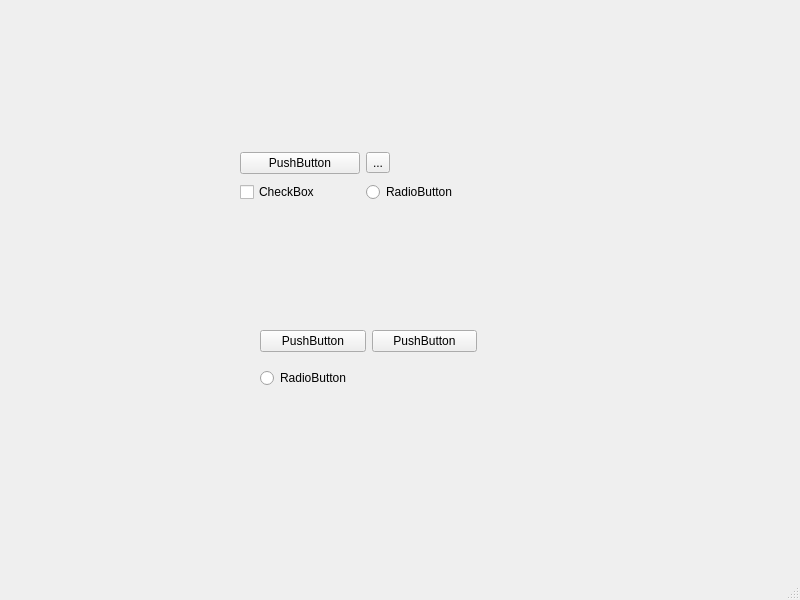
<?xml version="1.0" encoding="UTF-8"?>
<ui version="4.0">
 <class>MainWindow</class>
 <widget class="QMainWindow" name="MainWindow">
  <property name="geometry">
   <rect>
    <x>0</x>
    <y>0</y>
    <width>800</width>
    <height>600</height>
   </rect>
  </property>
  <property name="windowTitle">
   <string>MainWindow</string>
  </property>
  <widget class="QWidget" name="centralwidget">
   <widget class="QWidget" name="gridLayoutWidget">
    <property name="geometry">
     <rect>
      <x>260</x>
      <y>320</y>
      <width>217</width>
      <height>80</height>
     </rect>
    </property>
    <layout class="QGridLayout" name="gridLayout_2">
     <item row="0" column="0">
      <widget class="QPushButton" name="pushButton_2">
       <property name="text">
        <string>PushButton</string>
       </property>
      </widget>
     </item>
     <item row="0" column="1">
      <widget class="QPushButton" name="pushButton_3">
       <property name="text">
        <string>PushButton</string>
       </property>
      </widget>
     </item>
     <item row="1" column="0" colspan="2">
      <widget class="QRadioButton" name="radioButton_2">
       <property name="text">
        <string>RadioButton</string>
       </property>
      </widget>
     </item>
    </layout>
   </widget>
   <widget class="QWidget" name="">
    <property name="geometry">
     <rect>
      <x>240</x>
      <y>150</y>
      <width>217</width>
      <height>56</height>
     </rect>
    </property>
    <layout class="QGridLayout" name="gridLayout">
     <item row="0" column="0">
      <widget class="QPushButton" name="pushButton">
       <property name="text">
        <string>PushButton</string>
       </property>
      </widget>
     </item>
     <item row="0" column="1">
      <widget class="QToolButton" name="toolButton">
       <property name="text">
        <string>...</string>
       </property>
      </widget>
     </item>
     <item row="1" column="0">
      <widget class="QCheckBox" name="checkBox">
       <property name="text">
        <string>CheckBox</string>
       </property>
      </widget>
     </item>
     <item row="1" column="1">
      <widget class="QRadioButton" name="radioButton">
       <property name="text">
        <string>RadioButton</string>
       </property>
      </widget>
     </item>
    </layout>
   </widget>
  </widget>
  <widget class="QMenuBar" name="menubar">
   <property name="geometry">
    <rect>
     <x>0</x>
     <y>0</y>
     <width>800</width>
     <height>26</height>
    </rect>
   </property>
  </widget>
  <widget class="QStatusBar" name="statusbar"/>
 </widget>
 <resources/>
 <connections/>
</ui>
